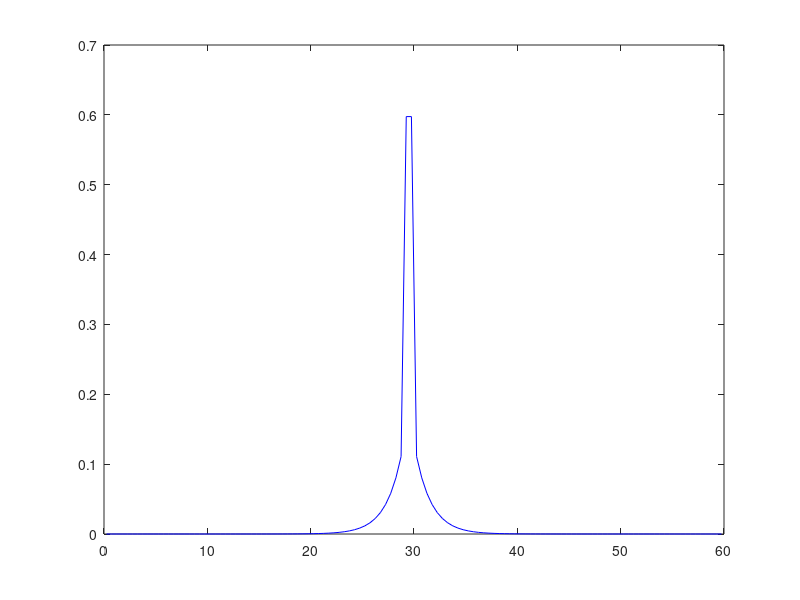

MATLAB code to generate this figure:
%RICHARD VASQUES 

clear all
clc

T=60; % Total length of system
n=120; % # of points
m1=1/0.5;
m2=2/(0.5)^2;
m3=6/(0.5)^3;
m4=24/(0.5)^4;
c=1-0.4995/0.5;
q = 1;


l1=3*m4/(10*m2^2)-m3/(3*m1*m2);
b1=m3/(3*m1*m2)-1;

h=T/n;
Et=2*m1/m2;
Ea=((1-c)/m1)*(1-b1*(1-c))/(1+l1*(1-c));
Q=q*(1-b1*(1-c))/(1+l1*(1-c));
D=1/(3*Et);

A=zeros(n+1,n+1);
B=zeros(n+1,1);
SF=zeros(n+1,1);
Z=zeros(n+1,1);


A(1,1)= 1./2 + 3*D/(2*h);
A(1,2)= -4*D/(2*h);
A(1,3)= D/(2*h);
for i=2:n
    A(i,i-1)= -D/(h^2);
    A(i,i)= Ea+2*D/(h^2);
    A(i,i+1)= -D/(h^2);
    if i*h>(T/2-0.5)
        if i*h<(T/2+0.5)
            B(i) = Q;
        end
    end
end
A(n+1,n-1)= D/(2*h);
A(n+1,n)= -4*D/(2*h);
A(n+1,n+1) = 1./2 + 3*D/(2*h);

Z=A\B;

for i=2:n
    if i*h>(T/2-0.5)
        if i*h<(T/2+0.5)
            Z(i)=(Z(i)+l1*m1*q);
        end
    end
end
SF(:)=(Z(:))./(1+l1*(1-c));
SF=1/2*(SF(2:end)+SF(1:end-1))
%for i=1:length(SF)
%    SF(i)=1/2*(SF(i)+SF(end+1-i));
%    SF(end+1-i)=SF(i);
%end

p=0+h/2:h:T-h/2;                   % p is line along x-axis.
plot(p,SF,'b'); hold on
%plot(p,SF2,'k');

save SP2b.mat